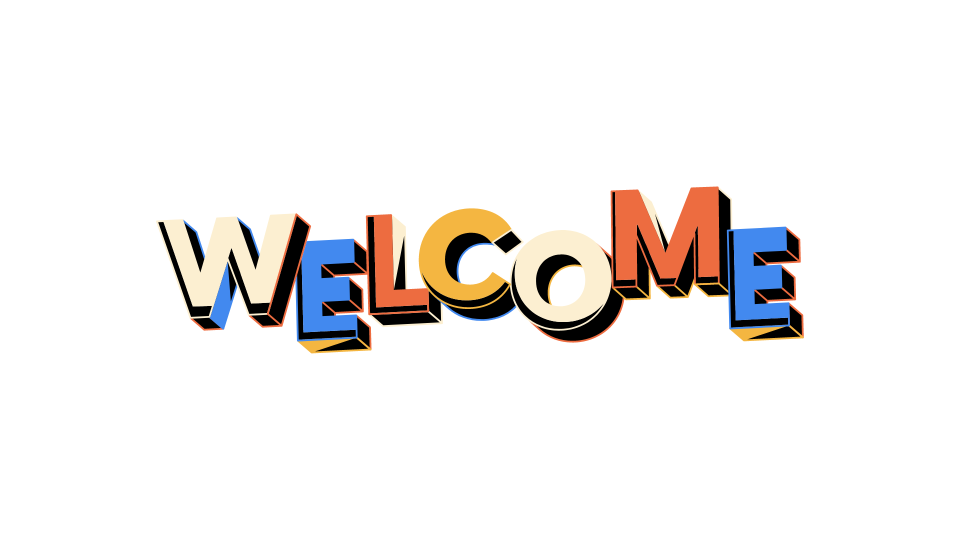
#> input picture welcome.png, 1920 x 1080 px (shown at 1/2 size); its folder holds only this picture in this run
$ python -i project.py   (imports and definitions only)
#> lines starting #> are read from the running program, lines starting #| are printed output that depends on the picture
import tkinter as tk
from tkinter import filedialog
from PIL import Image, ImageTk
import copy


def on_click(event):
    global eyedropper
    if event == 'initialize':
        eyedropper = (255, 255, 255, 255)
    else:
        x, y = event.x, event.y
        eyedropper = image.getpixel((x, y))
    if event == 'initialize':
        eyedropper = (255, 255, 255, 255)
    else:
        x, y = event.x, event.y
        eyedropper = image.getpixel((x, y))
    print('eye dropper - ', eyedropper)
    if slider1.get() == 0 and slider2.get() == 0 and slider3.get() == 0:
        slider1.set(1)
        slider2.set(1)
        slider3.set(1)
    update_image(slider1.get(), slider2.get(), slider3.get())


def open_image(*args):
    global file_path
    if len(args) != 0:
        print('welcome')
        file_path = args[0]
    else:
        file_path = filedialog.askopenfilename()
    # file_path = 'photo.png'
    if file_path:
        global image, photo
        image = Image.open(file_path)
#> image is the input picture: PIL image 1920x1080 RGBA; mean R, G, B, A 241.4, 238.9, 237.7, 255
        image = image.resize(new_dimensions(image))
        # image = image.resize(new_dimensions(image))
        photo = ImageTk.PhotoImage(image)
        image_label.configure(image=photo)
        image_label.image = photo

#  set the new dimensions for very large images so UI feels consistent


def new_dimensions(img):
    width = img.size[0]
#> width = 1920
    height = img.size[1]
#> height = 1080
    max_width, max_height = 600, 400
    ratio = min(max_width / width, max_height / height)
#> ratio = 0.312
    new_width = int(width * ratio)
#> new_width = 600
    new_height = int(height * ratio)
#> new_height = 337
#> in open_image, `image = image.resize(new_dimensions(image))`:
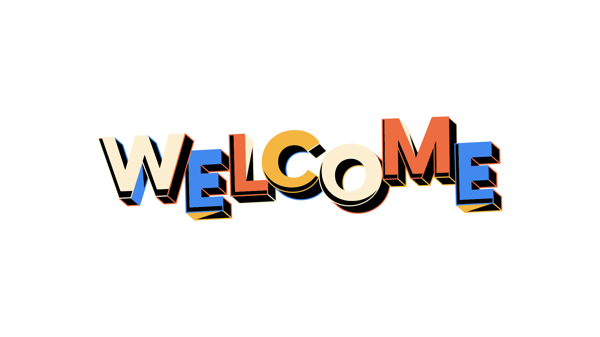
#> image: PIL image 600x337 RGBA; mean R, G, B, A 241.5, 238.9, 237.7, 255
    # print("new dimensions = ", new_width, new_height)
    return new_width, new_height

#  save images


def save_img():
    rgba = Image.open(file_path)
    # global new_img
    new_img = rgba.convert("RGBA")
    datas = new_img.getdata()
    remove = removal_range({'color': eyedropper, 'range': [
                           slider1.get(), slider2.get(), slider3.get()]})
    new_img.putdata(remove_color(datas, remove))
    file = filedialog.asksaveasfile(
        initialfile='untitled.png', mode='wb', defaultextension=".png")
    new_img.save(file)

#  to reset slider values


def reset_sliders():
    slider1.set(0)
    slider2.set(0)
    slider3.set(0)

# remove range of colors given by sliders from image


def update_image(slider1_value, slider2_value, slider3_value):
    rgba = copy.deepcopy(image)
    new_img = rgba.convert("RGBA")
    datas = new_img.getdata()
    remove = removal_range({'color': eyedropper, 'range': [
                           slider1_value, slider2_value, slider3_value]})
    print('remove range', remove)
    new_img.putdata(remove_color(datas, remove))

    new_photo = ImageTk.PhotoImage(new_img)

    # new_img.show()
    image_label.configure(image=new_photo)
    image_label.image = new_photo


# calculate color range
def removal_range(obj):
    rng = []
    for i in range(3):
        upper = obj['color'][i]+obj['range'][i]
        lower = obj['color'][i] - obj['range'][i]
        if lower < 0:
            lower = 0
        if upper > 255:
            upper = 255
        rng.append([lower, upper])
    return rng

# remve color range from image


def remove_color(datas, remove):
    newData = []
    for item in datas:
        if item[0] in range(remove[0][0], remove[0][1]) and item[1] in range(remove[1][0], remove[1][1]) and item[2] in range(remove[2][0], remove[2][1]):
            newData.append((255, 255, 255, 0))
        else:
            newData.append(item)  # other colours remain unchanged

    return newData


def main():

    root = tk.Tk()
    root.title("Color remover")

    root.grid_rowconfigure(0, weight=1)
    root.grid_columnconfigure(0, weight=1)
    root.grid_rowconfigure(6, weight=1)
    root.grid_columnconfigure(4, weight=1)

    global image_label
    image_label = tk.Label(root)
    image_label.grid(row=1, column=1, columnspan=3, padx=5, pady=5)
    open_image('welcome.png')

    open_button = tk.Button(root, text="Open Image", command=open_image)
    open_button.grid(row=2, column=1, padx=5, pady=5)

    open_button = tk.Button(root, text="Reset", command=reset_sliders)
    open_button.grid(row=2, column=2, padx=5, pady=5)

    open_button = tk.Button(root, text="Save Image", command=save_img)
    open_button.grid(row=2, column=3, padx=5, pady=5)

    label2 = tk.Label(root, text="color removal range")
    label2.grid(row=3, column=1, columnspan=3, padx=5, pady=2)

    slider1_value = tk.IntVar()
    slider2_value = tk.IntVar()
    slider3_value = tk.IntVar()
    global slider1
    slider1 = tk.Scale(root, from_=0, to=255, orient="horizontal", label="red",  variable=slider1_value,
                       command=lambda value: update_image(slider1_value.get(), slider2_value.get(), slider3_value.get()))
    slider1.grid(row=4, column=1, columnspan=3, padx=5, pady=5)
    global slider2
    slider2 = tk.Scale(root, from_=0, to=255, orient="horizontal", label="green",  variable=slider2_value,
                       command=lambda value: update_image(slider1_value.get(), slider2_value.get(), slider3_value.get()))
    slider2.grid(row=5, column=1, columnspan=3, padx=5, pady=5)
    global slider3
    slider3 = tk.Scale(root, from_=0, to=255, orient="horizontal", label="blue",  variable=slider3_value,
                       command=lambda value: update_image(slider1_value.get(), slider2_value.get(), slider3_value.get()))
    slider3.grid(row=6, column=1, columnspan=3, padx=5, pady=5)

    # mouse click event for eyedropper
    on_click('initialize')
#> (the call stopped at in removal_range, `upper = obj['color'][i]+obj['range'][i]`: tkinter is not available in this run)
    on_click('initialize')
#> (the call stopped at in removal_range, `upper = obj['color'][i]+obj['range'][i]`: tkinter is not available in this run)
    image_label.bind("<Button-1>", on_click)

    root.resizable(True, True)
    root.mainloop()


# [2 lines not run here, left out]

>>> result = main()
